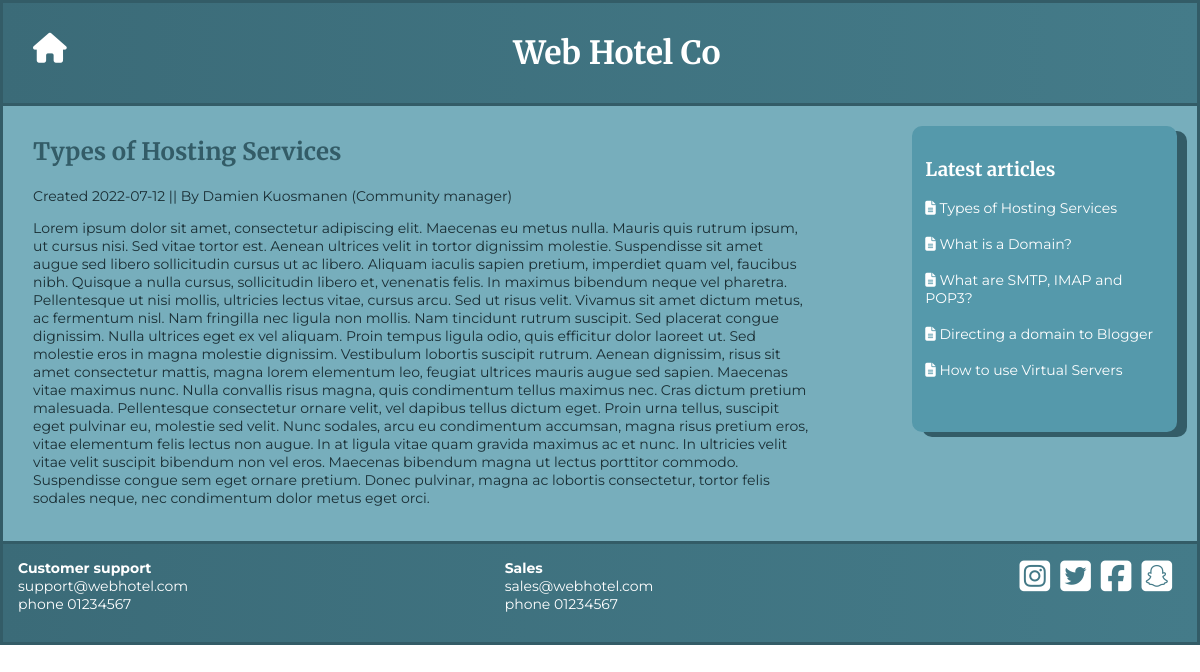
Page /article.php?articleID=5 on the committed database.
### tables this page shows
CREATE TABLE `articles` (
  `article_id` int(11) NOT NULL,
  `title` varchar(200) NOT NULL,
  `text` text NOT NULL,
  `category_id` int(11) NOT NULL,
  `author` varchar(20) NOT NULL,
  `publish_date` date NOT NULL
);

CREATE TABLE `users` (
  `user_name` varchar(20) NOT NULL,
  `password` varchar(200) NOT NULL,
  `first_name` varchar(100) NOT NULL,
  `last_name` varchar(100) NOT NULL,
  `role` varchar(100) NOT NULL
);

### article.php (the view, shortened to what this page needs)
<!DOCTYPE html>
<html lang="en" dir="ltr">
  <head>
    <link rel="stylesheet" href="css/stylesheet.css">
  </head>
  <body>
    <div class="container">
    <?php include('header.php'); ?>
    <?php require_once('connection.php') ; ?>
    <div class="article-info">
      <?php
      $id = $_GET["articleID"];
      $sql = "SELECT * FROM articles INNER JOIN users ON articles.author = users.user_name WHERE article_id = $id";
      $result = $conn->query($sql);
        if($result->num_rows > 0) {
          while($row = $result->fetch_assoc()) {
              if (isset($_GET["articleID"])) {
                  $text = strip_tags($row["text"]);
                  if($id == $id){
                      echo '<h2>'.$row["title"].'</h2>';
                      echo '<p>Created '.$row["publish_date"].' || By '.$row["first_name"].' '.$row["last_name"].' ('.$row["role"].')</p>';
                      echo '<p>'.$text.'</p>';
                  }
              }
          }
      }
      ?>
    </div>
    <?php include('latest-articles.php'); ?>
    <?php include('footer.php'); ?>
    </div>
  </body>
</html>

### latest-articles.php
<!DOCTYPE html>
<html lang="en" dir="ltr">
  <head>
  </head>
  <body>
    <?php require_once('connection.php') ; ?>
    <div class="right-column">
      <h3>Latest articles</h3>
      <?php
      $sql = "SELECT title, article_id FROM articles ORDER BY publish_date DESC LIMIT 10";
      $result = $conn->query($sql);
      if ($result->num_rows > 0) {
         while($row = $result->fetch_assoc()) {
             echo ' <a href="article.php?articleID='.$row["article_id"].'"><i class="fa-solid fa-file-lines"></i> '.$row["title"].'</a> <br><br>';
         }
      }
       ?>
    </div>
  </body>
</html>

### css/stylesheet.css (style rules this page uses)
body { margin: 0; }
.container { border-style: solid; background-color: #77aebc; border-color: #335c67; }
.article-info { padding: 10px; margin: 10px; float: left; color:#1a2e34; }
.right-column { float: left; border-style: solid; padding: 10px; margin: 10px; border-color: #5599ab; border-radius: 10px; background-color: #5599ab; }
.right-column h3 { color: white; }
a { text-decoration: none; color: white; }
p, a { font-family: 'Montserrat', sans-serif; font-size: 14px; }
h1, h2, h3 { font-family: 'Merriweather', serif; color: #335c67; }
@media screen and (min-width: 320px) { .article-info { width: 85%; } }
@media screen and (min-width: 320px) { .right-column { width: 85%; margin-bottom: 20px; min-height: 200px; box-shadow: 5px 5px #335c67; } }
@media screen and (min-width: 530px) { .article-info { width: 45%; margin-left: 20px; min-height: 705px; } }
@media screen and (min-width: 530px) { .article-info h2 { margin-top: 0; } }
@media screen and (min-width: 530px) { .right-column { margin-right: 20px; min-height: 280px; width: 30%; float: right; box-shadow: 10px 5px #335c67; } }
@media screen and (min-width: 800px) { .article-info { width: 60%; min-height: 500px; } }
@media screen and (min-width: 800px) { .right-column { width: 25%; } }
@media screen and (min-width: 1000px) { .article-info { width: 65%; min-height:360px; } }
@media screen and (min-width: 1000px) { .right-column { width: 20%; } }

### rows in the picture
articles: title "Types of Hosting Services", publish_date "2022-07-12", author.first_name "Damien", author.last_name "Kuosmanen", author.role "Community manager", text "Lorem ipsum dolor sit amet, consectetur adipiscing elit. Maecenas eu metus nulla. Mauris quis rutrum ipsum, ut cursus nisi. Sed vitae tortor est. Aenean ultrices velit in tortor dignissim molestie. Suspendisse sit amet augue sed libero sollicitudin cursus ut ac libero. Aliquam iaculis sapien pretium, imperdiet quam vel, faucibus nibh. Quisque a nulla cursus, sollicitudin libero et, venenatis felis. In maximus bibendum neque vel pharetra. Pellentesque ut nisi mollis, ultricies lectus vitae, cursus arcu. Sed ut risus velit. Vivamus sit amet dictum metus, ac fermentum nisl. Nam fringilla nec ligula non mollis. Nam tincidunt rutrum suscipit. Sed placerat congue dignissim. Nulla ultrices eget ex…"
articles: title "What is a Domain?"
articles: title "What are SMTP, IMAP and POP3?"
articles: title "Directing a domain to Blogger"
articles: title "How to use Virtual Servers"
